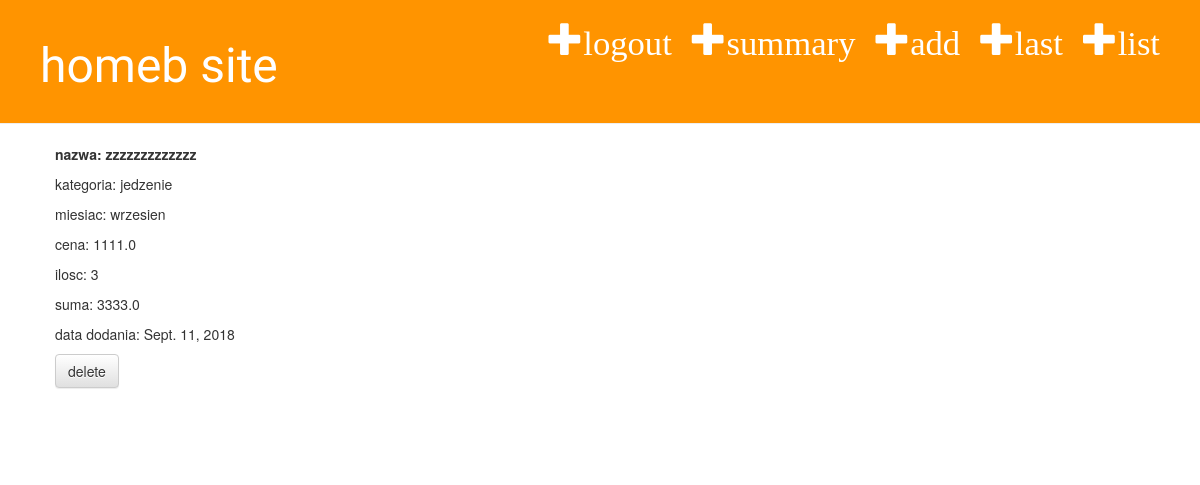
Page /zakup/8/ (signed in) on the committed database.
### homeb_app/models.py (models this page shows, shortened)
class Zakup(models.Model):
    category = models.ForeignKey(Kategoria, on_delete=models.CASCADE, default=1)
    month = models.ForeignKey(Miesiac, on_delete=models.CASCADE)
    year = models.IntegerField()
    name = models.CharField(max_length=30)
    price = models.FloatField(default=0.1)
    quantity = models.IntegerField(default=1)
    total= models.FloatField(default=0.1)
    date = models.DateField(auto_now_add=True, blank=True)
    user = models.ForeignKey(User, on_delete=models.CASCADE)
    def amount(self):
        value = (self.price * self.quantity)
        return value

class Kategoria(models.Model):
    name = models.CharField(max_length=30)
    def __str__(self):
        return self.name

class Miesiac(models.Model):
    name = models.CharField(max_length=15)
    def __str__(self):
        return self.name

### homeb_app/views.py (the view)
# urls.py: path('zakup/<int:pk>/', views.zakup_detail, name='zakup_detail'),
@login_required
def zakup_detail(request, pk):
    zakup = get_object_or_404(Zakup, pk=pk)
    return render(request, 'homeb_app/zakup_detail.html', {'zakup': zakup })

### homeb_app/templates/homeb_app/zakup_detail.html (shortened to what this page needs)
{% extends 'homeb_app/base.html' %}
{% block content %}
    <div class="post">
        <p><b>nazwa: {{ zakup.name }}</b></p>
        <p>kategoria: {{ zakup.category }}</p>
        <p>miesiac: {{ zakup.month }}</p>
        <p>cena: {{ zakup.price }}</p>
        <p>ilosc: {{ zakup.quantity }}</p>
        <p>suma: {{ zakup.amount }}</p>
        <p>data dodania: {{ zakup.date }}</p>
        <form method="POST" class="post-form" action="{% url 'zakup_delete'  zakup.pk %}">
            <button type="submit" class="btn btn-default">delete</button>
        </form>
    </div>
{% endblock %}

### homeb_app/static/css/homeb.css (style rules this page uses)
.post { margin-bottom: 70px; }

### rows in the picture
Zakup: name "zzzzzzzzzzzzz", category "jedzenie", month "wrzesien", price "1111.0", quantity "3", amount "3333.0", date "Sept. 11, 2018"
